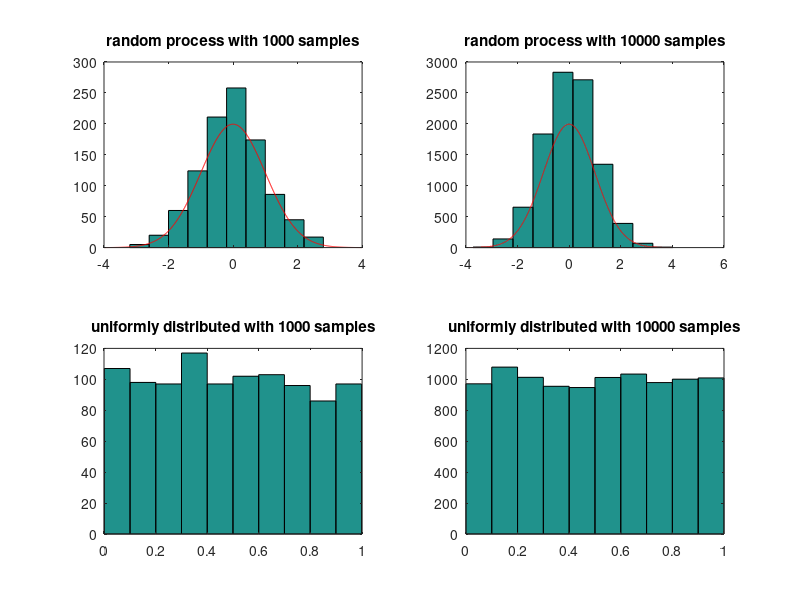

This chart was generated by the following MATLAB code: (Note: this script raises an error after producing the figure.)
n1 = normrnd(0,1,[1 1000]);
x=-4:0.008:4;
y=(500/sqrt(2*pi))*exp(-(x.^2)/2);
subplot(2,2,1)
hist(n1)
hold on
plot(x,y,'r')
hold off
title('random process with 1000 samples')


n2 = normrnd(0,1,[1 10000]);
x=-4:0.0008:4;
y=(5000/sqrt(2*pi))*exp(-(x.^2)/2);
subplot(2,2,2)
hist(n2)
hold on
plot(x,y,'r')
hold off
title('random process with 10000 samples')
%% uniform las of the random process U
m1=rand(1000,1);
subplot(2,2,3),hist(m1)
title('uniformly distributed with 1000 samples')
m2=rand(10000,1);
subplot(2,2,4),hist(m2)
title('uniformly distributed with 10000 samples')
%% autocorrelation 
P1=autocorr(n1');
P2=autocorr(n2');

P3=autocorr(m1)
P4=autocorr(m2)